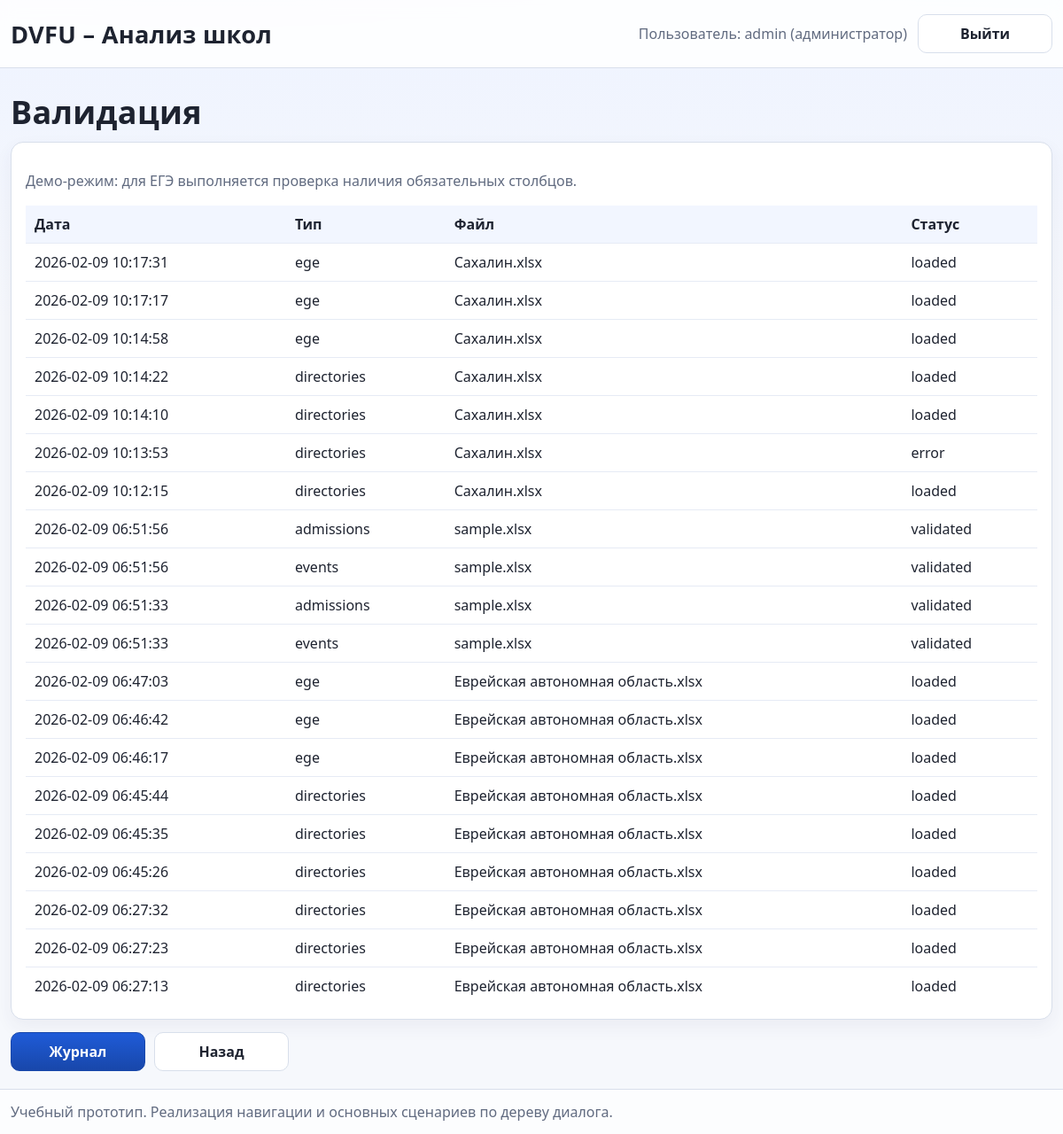
The app's page /data/validate (signed in) with its own data.
### db.py (models this page shows)
class Base(DeclarativeBase):
    pass

class User(Base):
    __tablename__ = "user"
    id = Column(Integer, primary_key=True)
    login = Column(String(64), unique=True, nullable=False, index=True)
    password_hash = Column(String(256), nullable=False)
    is_admin = Column(Boolean, default=False, nullable=False)
    created_at = Column(DateTime(timezone=True), server_default=sqlfunc.now(), nullable=False)

class ImportJob(Base):
    __tablename__ = "import_job"
    id = Column(Integer, primary_key=True)
    job_type = Column(String(32), nullable=False)  # ege | admissions | events
    filename = Column(String(255), nullable=False)
    status = Column(String(32), nullable=False, default="uploaded")  # uploaded | validated | loaded | error
    details = Column(Text, nullable=True)
    created_at = Column(DateTime(timezone=True), server_default=sqlfunc.now(), nullable=False)

### routes.py (the view)
@router.get("/data/validate")
def validation_page(request: Request, db: Session = Depends(get_db)):
    user = require_user(request, db)
    jobs = db.query(ImportJob).order_by(ImportJob.created_at.desc()).limit(20).all()
    return render("validation.html", {"request": request, "user": user, "jobs": jobs})

### templates/validation.html
{% extends "base.html" %}
{% block content %}
<h1>Валидация</h1>
<div class="card">
  <p class="muted">Демо-режим: для ЕГЭ выполняется проверка наличия обязательных столбцов.</p>
  <table class="table">
    <thead>
      <tr>
        <th>Дата</th>
        <th>Тип</th>
        <th>Файл</th>
        <th>Статус</th>
      </tr>
    </thead>
    <tbody>
    {% for j in jobs %}
      <tr>
        <td>{{ j.created_at }}</td>
        <td>{{ j.job_type }}</td>
        <td>{{ j.filename }}</td>
        <td>{{ j.status }}</td>
      </tr>
    {% endfor %}
    </tbody>
  </table>
</div>
<div class="row">
  <a class="btn" href="/data/history">Журнал</a>
  <a class="btn btn-ghost" href="/data">Назад</a>
</div>
{% endblock %}

### templates/base.html (shortened to what this page needs)
<!doctype html>
<html lang="ru">
<head>
  <link rel="stylesheet" href="/static/app.css">
</head>
<body>
  <header class="header">
    <div class="container header-row">
      <div class="brand">DVFU – Анализ школ</div>
      <div class="header-actions">
        {% if user %}
          <span class="muted">Пользователь: {{ user.login }}{% if user.is_admin %} (администратор){% endif %}</span>
          <a class="btn btn-ghost" href="/logout">Выйти</a>
        {% endif %}
      </div>
    </div>
  </header>
  <main class="container">
    {% block content %}{% endblock %}
  </main>
  <footer class="footer">
    <div class="container muted">
      Учебный прототип. Реализация навигации и основных сценариев по дереву диалога.
    </div>
  </footer>
</body>
</html>

### static/app.css (style rules this page uses)
:root { --bg-top: #eef3ff; --bg-main: #f6f8fc; --text-main: #1e2330; --text-muted: #616b80; --line: #d8dfeb; --surface: #ffffff; --surface-soft: #f8faff; --primary: #1f5bd8; --primary-strong: #1847aa; --ok-bg: #edfff4; --ok-line: #bfead0; --warn-bg: #fff4f4; --warn-line: #f6caca; font-family: "Segoe UI", -apple-system, BlinkMacSystemFont, "Helvetica Neue", Arial, sans-serif; }
*, *::before, *::after { box-sizing: border-box; }
html, body { height: 100%; }
body { margin: 0; color: var(--text-main); min-height: 100dvh; display: flex; flex-direction: column; background: radial-gradient(1200px 420px at 20% -15%, #e0e8ff 0%, transparent 58%), radial-gradient(900px 340px at 100% -10%, #dff3ff 0%, transparent 52%), linear-gradient(180deg, var(--bg-top) 0%, var(--bg-main) 28%, var(--bg-main) 100%); }
a { color: inherit; text-decoration: none; }
.container { width: min(1480px, calc(100% - 24px)); margin: 0 auto; padding: 16px 0; }
main.container { flex: 1 0 auto; padding: 28px 0 20px; }
.header { border-bottom: 1px solid var(--line); background: rgba(255, 255, 255, 0.86); backdrop-filter: blur(8px); }
.header-row { display: flex; align-items: center; justify-content: space-between; gap: 12px; }
.brand { font-size: 1.7rem; font-weight: 700; letter-spacing: 0.01em; }
.header-actions { display: flex; align-items: center; gap: 12px; }
.footer { margin-top: auto; border-top: 1px solid var(--line); background: rgba(255, 255, 255, 0.72); }
.footer .container { padding: 14px 0; }
.muted { color: var(--text-muted); }
h1 { margin: 0 0 10px; font-size: clamp(1.8rem, 3vw, 2.3rem); line-height: 1.2; letter-spacing: 0.01em; }
p { line-height: 1.45; }
.card { background: var(--surface); border: 1px solid var(--line); border-radius: 14px; padding: 16px; margin-top: 12px; box-shadow: 0 8px 20px rgba(45, 59, 95, 0.06); }
.row { display: flex; gap: 10px; flex-wrap: wrap; margin-top: 14px; align-items: end; }
.btn { background: linear-gradient(180deg, var(--primary) 0%, var(--primary-strong) 100%); color: #fff; padding: 10px 14px; border-radius: 10px; border: 1px solid var(--primary-strong); cursor: pointer; font-weight: 650; min-width: 152px; min-height: 42px; display: inline-flex; align-items: center; justify-content: center; transition: transform 0.15s ease, box-shadow 0.15s ease, filter 0.15s ease; }
.btn-ghost { background: var(--surface); color: var(--text-main); border: 1px solid var(--line); }
.table { width: 100%; border-collapse: separate; border-spacing: 0; margin-top: 0; overflow: hidden; }
.table th, .table td { border-bottom: 1px solid #e6ebf5; padding: 10px; text-align: left; vertical-align: top; }
.table th { background: #f2f6ff; font-weight: 700; }
.table tr:last-child td { border-bottom: 0; }

### records on screen
User: login "admin"
ImportJob: created_at "2026-02-09 10:17:31", job_type "ege", filename "Сахалин.xlsx", status "loaded"
ImportJob: created_at "2026-02-09 10:17:17", job_type "ege", filename "Сахалин.xlsx", status "loaded"
ImportJob: created_at "2026-02-09 10:14:58", job_type "ege", filename "Сахалин.xlsx", status "loaded"
ImportJob: created_at "2026-02-09 10:14:22", job_type "directories", filename "Сахалин.xlsx", status "loaded"
ImportJob: created_at "2026-02-09 10:14:10", job_type "directories", filename "Сахалин.xlsx", status "loaded"
ImportJob: created_at "2026-02-09 10:13:53", job_type "directories", filename "Сахалин.xlsx", status "error"
ImportJob: created_at "2026-02-09 10:12:15", job_type "directories", filename "Сахалин.xlsx", status "loaded"
ImportJob: created_at "2026-02-09 06:51:56", job_type "admissions", filename "sample.xlsx", status "validated"
ImportJob: created_at "2026-02-09 06:51:56", job_type "events", filename "sample.xlsx", status "validated"
ImportJob: created_at "2026-02-09 06:51:33", job_type "admissions", filename "sample.xlsx", status "validated"
ImportJob: created_at "2026-02-09 06:51:33", job_type "events", filename "sample.xlsx", status "validated"
ImportJob: created_at "2026-02-09 06:47:03", job_type "ege", filename "Еврейская автономная область.xlsx", status "loaded"
ImportJob: created_at "2026-02-09 06:46:42", job_type "ege", filename "Еврейская автономная область.xlsx", status "loaded"
ImportJob: created_at "2026-02-09 06:46:17", job_type "ege", filename "Еврейская автономная область.xlsx", status "loaded"
ImportJob: created_at "2026-02-09 06:45:44", job_type "directories", filename "Еврейская автономная область.xlsx", status "loaded"
ImportJob: created_at "2026-02-09 06:45:35", job_type "directories", filename "Еврейская автономная область.xlsx", status "loaded"
ImportJob: created_at "2026-02-09 06:45:26", job_type "directories", filename "Еврейская автономная область.xlsx", status "loaded"
ImportJob: created_at "2026-02-09 06:27:32", job_type "directories", filename "Еврейская автономная область.xlsx", status "loaded"
ImportJob: created_at "2026-02-09 06:27:23", job_type "directories", filename "Еврейская автономная область.xlsx", status "loaded"
ImportJob: created_at "2026-02-09 06:27:13", job_type "directories", filename "Еврейская автономная область.xlsx", status "loaded"
